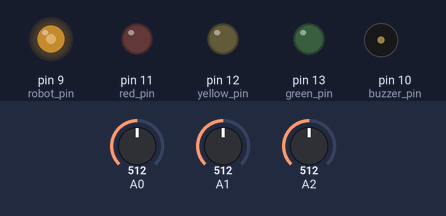
Bench run of a sketch on a simulated Arduino Uno, built with avr-gcc and run on an emulated ATmega328P. On the bench: output pins drawn as LEDs (lit = HIGH), buzzer (waves = sounding, pin HIGH). Inputs (shaded band) come from the test bench; at power-on: A0 = 512, A2 = 512, A1 = 512. What the sketch prints to the serial monitor is not drawn.

Above: at 1.2 s.
1.3 s: A0 set to 594
At 1.8 s:
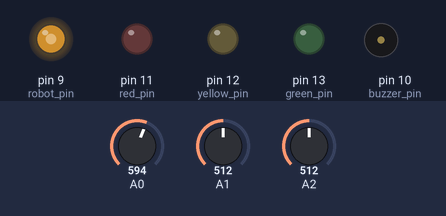
2.8 s: A0 set to 612
At 3.47 s:
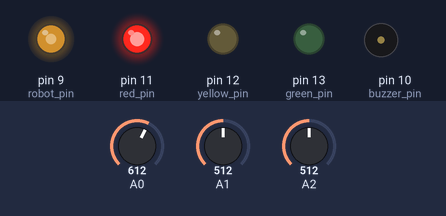
At 5.29 s:
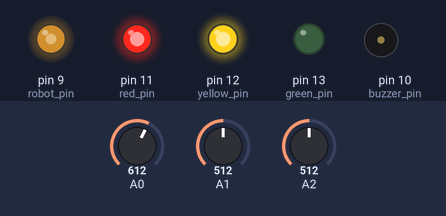
5.8 s: A2 set to 683
8.8 s: A2 set to 710
At 10.8 s:
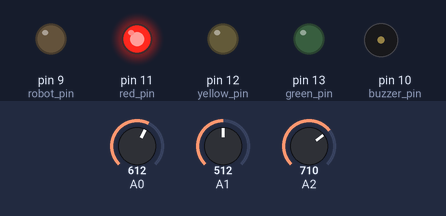
11.5 s: A1 set to 992
14.5 s: A1 set to 1013
Timing chart, 0 to 18.5 s (numbered marks = the images above; inputs shaded):
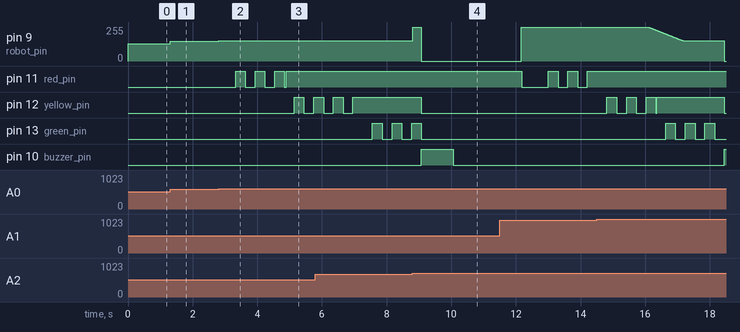

Measured:
- the behaviour switches between 603 and 604 on A0 (found by bisection; images 1 and 2)
- the behaviour switches between 700 and 701 on A2 (found by bisection; images 3 and 4)
- after the input at 1.3 s, pin 9 (robot_pin): 128/255 → 148/255 at once
- after the input at 2.8 s, pin 9 (robot_pin): 148/255 → 153/255 at once; pin 11 (red_pin): LOW → HIGH after 0.53 s, then repeats every 0.61 s: LOW 0.30 s, HIGH 0.30 s; pin 12 (yellow_pin): LOW → HIGH after 2.3 s, → LOW 0.30 s later, → HIGH 0.30 s later
- after the input at 8.8 s, pin 9 (robot_pin): 153/255 → 255/255 at once, → 0/255 0.26 s later
- by itself, pin 13 (green_pin): alternates HIGH for 0.30 s and LOW for 0.30 s

The sketch:

arduino3.ino
```cpp
int robot_pin = 9;
int buzzer_pin = 10;

int red_pin = 11;
int yellow_pin = 12;
int green_pin = 13;

int button = 0;
int crank = 0;
int voice = 0;
int robot;
float hit_counter = 0;

int button_count = 0;
boolean button_State;

int voice_count = 0;
boolean voice_State;

int ledState;
long previousMillis;
long interval = 1000;

void setup() {
  // put your setup code here, to run once:
  for(int i=9;i<14;i++) {
    pinMode(i, OUTPUT);
  }
  Serial.begin(9600);
}

void loop() {


  crank = analogRead(0);
  button = analogRead(1);
  voice = analogRead(2);

  //button_control
  button_count = int(button_count - 0.2);

  if (button > 1000) {
    if (!button_State) {
      button_count = button_count + 100 ;
      button_State = true;
    }
  }
  else {
    button_State = false;
  }

  if (button_count > 255) {
    button_count = 255;
  }

  if (button_count < 1 ) {
    button_count = 0;
  }

  //voice control
  voice_count = int(voice_count - 0.1);

  if (voice > 700) {
    if (!button_State) {
      voice_count = voice_count + 255 ;
      voice_State = true;
    }
  }
  else {
    voice_State = false;
  }

  if (voice_count > 255) {
    voice_count = 255;
  }

  if (voice_count < 1 ) {
    voice_count = 0;
  }


  robot = button_count + crank/4 + voice_count;


  if (robot>255) {
    robot = 255;
  }

  if (robot>150) {
    hit_counter = hit_counter + 3;
  }


  hit_counter = hit_counter - 2;

  if (hit_counter < 1) {
    hit_counter = 0;
  }

  if (hit_counter <50) {
   for(int i=10;i<14;i++) {
    digitalWrite(i,LOW);
   }
  }

  if (hit_counter>50 && hit_counter<200) {
    blinking(11,300);
    digitalWrite(12,LOW);
    digitalWrite(13,LOW);
  }

  if (hit_counter>200 && hit_counter<400) {
    digitalWrite(11,HIGH);
    blinking(12,300);
    digitalWrite(13,LOW);
  }

  if (hit_counter>400 && hit_counter<600) {
    digitalWrite(11,HIGH);
    digitalWrite(12,HIGH);
    blinking(13,300);
  }

  if (hit_counter >600) {
    hit_counter = 0;
    button_count = 0;
    voice_count = 0;
    analogWrite(9,0);
    digitalWrite(10,HIGH);
    digitalWrite(11,HIGH);
    digitalWrite(12,LOW);
    digitalWrite(13,LOW);
    delay(1000);
    digitalWrite(10,LOW);
    analogWrite(9,0);
    Serial.write(9);
    delay(100);
    Serial.write(0);
    delay(2000);


  }


  analogWrite(robot_pin,robot);

  delay(10);

  //Serial.println(hit_counter);

}

void blinking(int pin, long time) {
  int ledPin = pin;
  interval = time;
  unsigned long currentMillis = millis();


  if(currentMillis - previousMillis > interval) {
    // save the last time you blinked the LED
    previousMillis = currentMillis;

    // if the LED is off turn it on and vice-versa:
    if (ledState == LOW)
      ledState = HIGH;
    else
      ledState = LOW;

    // set the LED with the ledState of the variable:
    digitalWrite(ledPin, ledState);
  }

}
```
